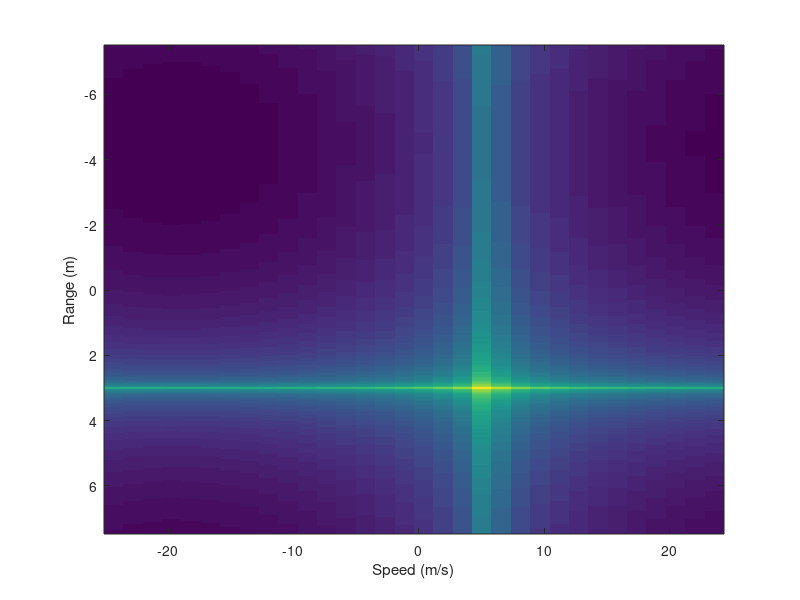

The MATLAB source for this figure:
close all; clear; clc

%%
R = 3; % range of target
vr = 5; % speed of target
fc = 77e9; % carrier frequency (common value for modern automotive radars)
BW = 4e9; % bandwidth
ksw = 100e12; % slope of chirp (MHz/s)
fs = 10e6; % sampling frequency
Nch = 32; % number of chirps in frame
c0 = 299792458; % speed of light

tau = 2*R/c0; % round-trip delay
Tch = BW/ksw; % length of single chirp
fb = tau*ksw; % beat frequency
fD = 2*vr*fc/c0; % Doppler shift
Ns = ceil(Tch*fs) + 1; % number of samples per chirp (usually a power of 2)
RMax = fs*c0/(4*ksw); % maximal range
dR = c0/(2*BW); % range resolution
RAxis = linspace(-RMax, RMax-dR, Ns); % range axis
dv = c0/(4*Tch*Nch*fc); % speed resolution
vrmax = c0/(4*fc*Tch); % maximal speed
vAxis = linspace(-vrmax, vrmax-dv, Nch); % speed axis
t = linspace(0, (Ns - 1)/fs, Ns).'; % time vector
sRx = exp(1j*(2*pi*fb*t + 2*pi*fD*(0:Nch-1)*Tch)); % Rx signal (some crazy Matlab shenanigans here)

% FFT: can be done in various ways in order not to obtain messy results
% further, FFT target is often windowed to achieve that
% further further, the window in one dimension can be different from the
% one used on the second dimension, again to improve the result purity

% SRx = fftshift(fft(fft(sRx, [], 1), [], 2));
% SRx = fftshift(fft(fft(sRx).').');
SRx = fftshift(fft2(sRx));  % fftshift creates a symmetric spectrum from -fs/2 to fs/2 instead of 0 to fs

figure
imagesc(vAxis, RAxis, log10(abs(SRx)))
ylabel('Range (m)')
xlabel('Speed (m/s)')